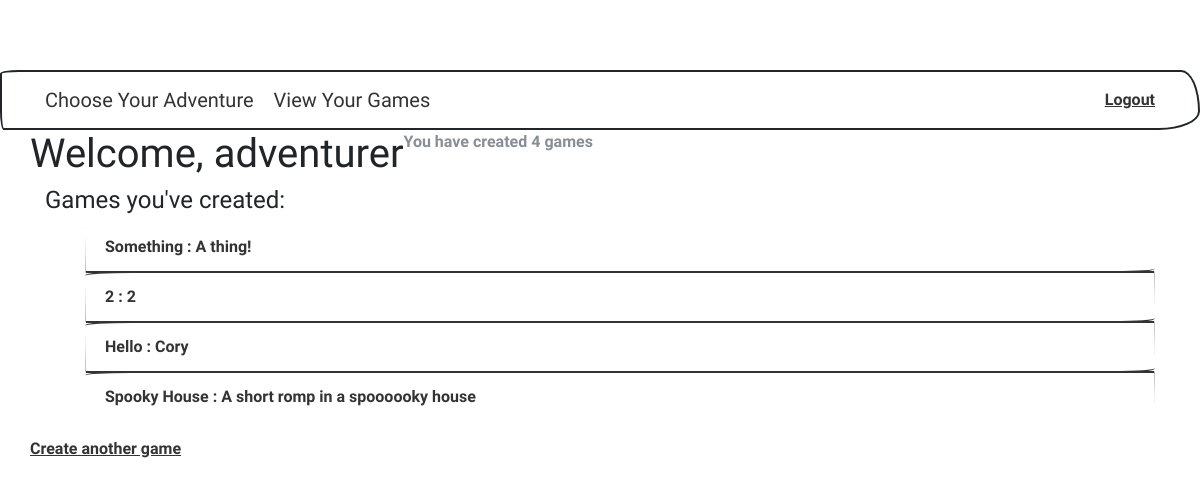
/player/home/ (signed in), run on an earlier commit of the app's database.
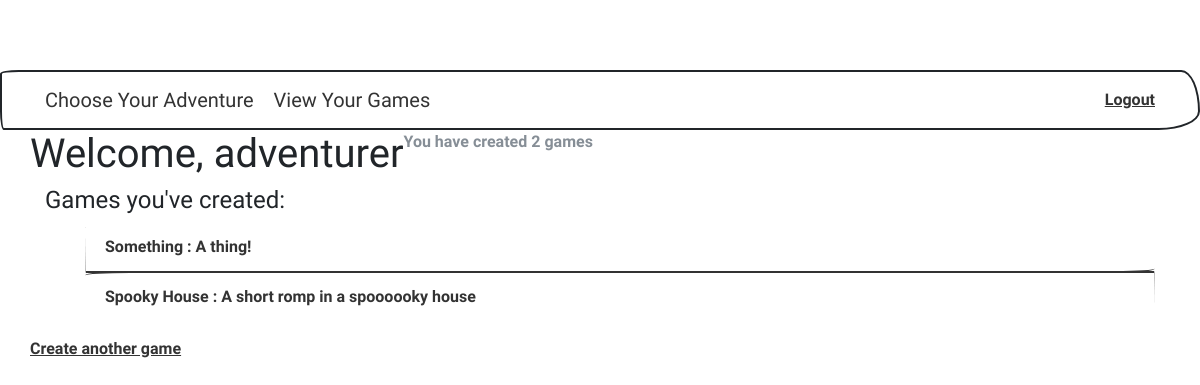
And on a later commit of the database.
### ChooseYourAdventure/models.py (models this page shows, shortened)
class Game(models.Model):
    title = models.CharField(max_length=100, help_text='Pick a snazzy title')
    creator = models.ForeignKey(User, related_name="creator", null=True, on_delete=models.SET_NULL)
    description = models.CharField(blank=True, max_length=250)
    code = models.TextField(null=True, help_text='Add your game code here')
    url = models.CharField(max_length=200, unique=True)
    date_created = models.DateTimeField(auto_now_add=True)
    date_modified = models.DateTimeField(auto_now=True)
    keywords = models.ManyToManyField(Keyword, verbose_name="list of keywords")
    objects = GamesQuerySet.as_manager()
    def get_absolute_url(self):
        return reverse('game_page', args=[self.url])

### Player/views.py (the view)
# urls.py: 2. Add a URL to urlpatterns:  path('', views.home, name='home')
@login_required
def home(request):
    return render(request, "player/home.html",
                  {'games_by_user': Game.objects.games_by_user(request.user),
                   'num_player_games':  Game.objects.games_by_user(request.user).count()})

### ChooseYourAdventure/models.py (called while the page is built)
    def games_by_user(self, user):
        return self.filter(
            creator=user
        )

### templates/Player/home.html (shortened to what this page needs)
{% extends 'base.html' %}
{% block content %}
    <div class="row">
        <h1>Welcome, {{ user.username }}</h1>
        <p class="text-muted">You have created  {{ num_player_games }} games</p>
    </div>
    <div>
        <h4>Games you've created:</h4>
        <ul>
            {%  for game in games_by_user %}
                <a class="list-group-item" href="{{ game.get_absolute_url }}">
                    {{ game.title }} : {{ game.description }}
                </a>
            {% endfor %}
        </ul>
    </div>
    <div class="row">
        <a href="{% url 'new_game' %}">
            Create another game
        </a>
    </div>
{% endblock %}

What changed in the data, as far as the page shows it:
removed Game: title "2", description "2"
removed Game: title "Hello", description "Cory"
Also different on the page:
{{ num_player_games }}: "4" → "2"
